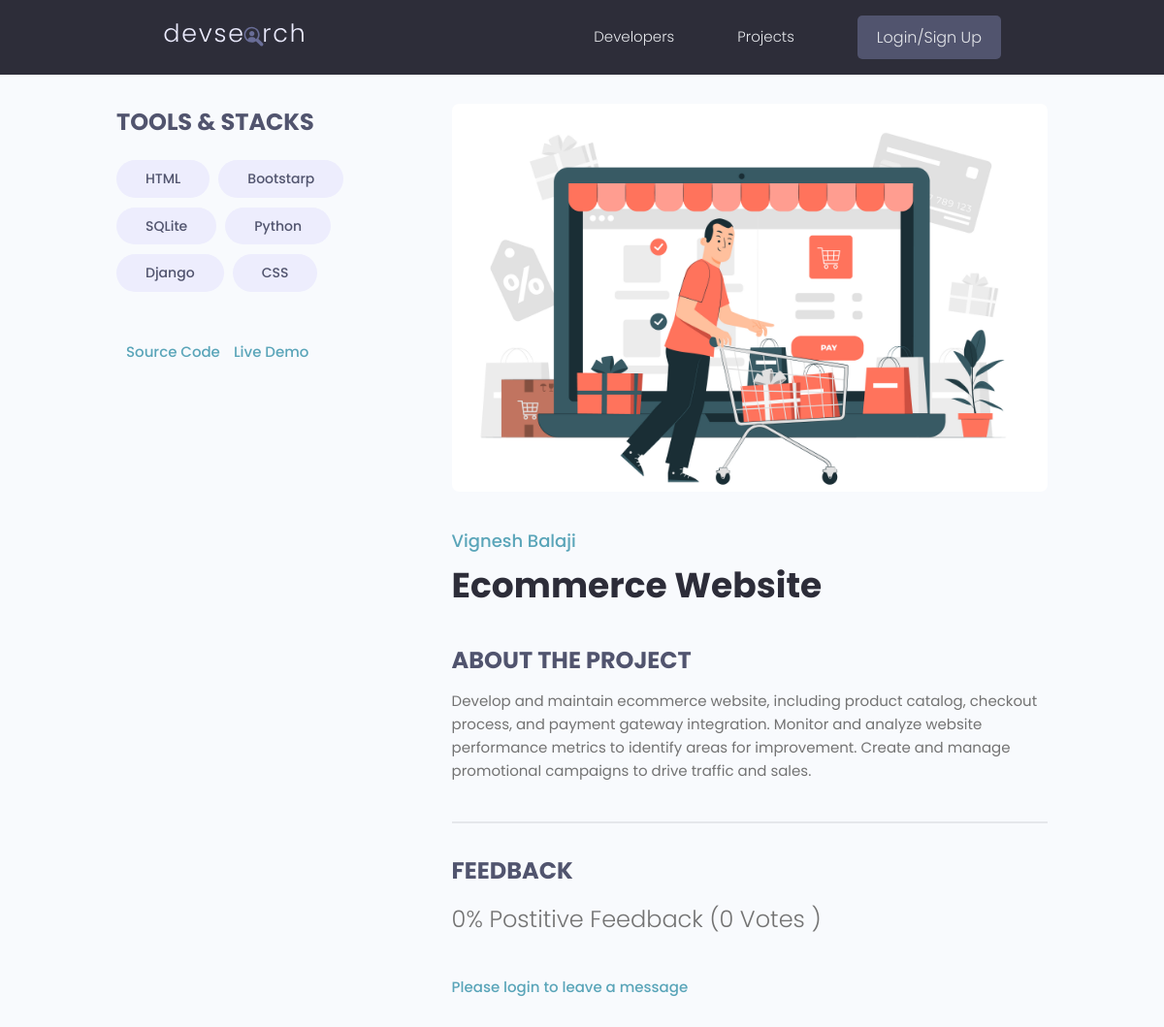
The page /web/project/3376796a-8caf-4307-ba7a-de7cfe92bcc0/ on the database its author committed.
### web/models.py (models this page shows, shortened)
class Tag(models.Model):
    name = models.CharField(max_length=200, null=True)
    created = models.DateTimeField(auto_now_add=True, null=True)
    id = models.UUIDField(default=uuid.uuid4, unique=True, primary_key=True, editable=False)
    def __str__(self):
        return self.name

class Project(models.Model):
    owner = models.ForeignKey(Profile, null=True, blank=True, on_delete=models.CASCADE)
    title = models.CharField(max_length=200, null=True)
    descrition = models.TextField(null=True,blank=True)
    featured_images= models.ImageField(null=True,blank=True, default="default.jpg")
    demo_link = models.CharField(max_length=2000, null=True, blank=True)
    Source_link = models.CharField(max_length=2000, null=True, blank=True)
    tags = models.ManyToManyField("Tag")
    vote_total=models.IntegerField(default=0, null=True,blank=True)
    vote_ratio=models.IntegerField(default=0, null=True,blank=True)
    created = models.DateTimeField(auto_now_add=True, null=True)
    id = models.UUIDField(default=uuid.uuid4, unique=True, primary_key=True, editable=False)
    def __str__(self):
        return self.title
    class Meta:
        ordering = ['-vote_ratio','-vote_total','title']
    @property
    def imageURL(self):
        try:
            url= self.featured_images.url
        except:
            url=''
        return url
    @property
    def reviewers(self):
        queryset = self.review_set.all().values_list('owner__id', flat=True)
        return queryset

### users/models.py (models this page shows, shortened)
class Profile(models.Model):
    user = models.OneToOneField(User, on_delete=models.CASCADE, null=True, blank=True)
    name = models.CharField(max_length=200, blank=True, null=True)
    email = models.EmailField(max_length=500, blank=True, null=True)
    username = models.CharField(max_length=200, blank=True, null=True)
    location = models.CharField(max_length=200, blank=True, null=True)
    short_intro = models.CharField(max_length=200, null=True, blank=True)
    bio = models.TextField(blank=True, null=True)
    profile_image = models.ImageField(null=True, blank=True, upload_to="profile/", default="profile/user-default.png" )
    social_github = models.CharField(max_length=200, blank=True, null=True)
    social_twitter = models.CharField(max_length=200, blank=True, null=True)
    social_linkedin = models.CharField(max_length=200, blank=True, null=True)
    created = models.DateTimeField(auto_now_add=True, null=True)
    id = models.UUIDField(default=uuid.uuid4, unique=True, primary_key=True, editable=False)
    class Meta:
        ordering = ['created']

### web/views.py (the view, shortened to what this page needs)
# urls.py: path('project/<str:pk>/', views.project, name='project'),
def project(request, pk):
    projectObj= Project.objects.get(id=pk)
    form=Reviewform()
    return render(request, "singleproject.html",{"project":projectObj,"form":form})

### templates/singleproject.html (shortened to what this page needs)
{% extends 'main.html'%}
{% block main %}
<main class="singleProject my-md">
    <div class="container">
      <div class="layout">
        <div class="column column--1of3">
          <h3 class="singleProject__subtitle">Tools & Stacks</h3>
          <div class="singleProject__toolStack">
            {% for tag in project.tags.all %}
            <span class="tag tag--pill tag--sub tag--lg">
              <small>{{tag}}</small>
            </span>
            {% endfor %}
          </div>
          {% if project.Source_link %}
          <a class="singleProject__liveLink" href="{{project.Source_link}}" target="_blank">Source Code</a>
          {% endif %}
          {% if project.demo_link %}
          <a class="singleProject__liveLink" href="{{project.demo_link}}" target="_blank">Live Demo </a>
          {% endif %}
        </div>
        <div class="column column--2of3">
          <img class="singleProject__preview" src="{{ project.imageURL }}" alt="portfolio thumbnail" />
          <a href="{% url 'userProfie' project.owner.id %}" class="singleProject__developer">{{project.owner.name}}</a>
          <h2 class="singleProject__title">{{ project }}</h2>
          <h3 class="singleProject__subtitle">About the Project</h3>
          <div class="singleProject__info">
            {{ project.descrition}}
          </div>
          <div class="comments">
            <h3 class="singleProject__subtitle">Feedback</h3>
            <h5 class="project--rating">
              {{project.vote_ratio}}% Postitive Feedback ({{project.vote_total}} Vote{{project.vote_total| pluralize:"s"}} )
            </h5>
        {% if request.user.profile.id in project.reviewers %}
            <p> Yo Have already submitted your review </p>
            {% elif request.user.profile == project.owner %}
            <p> You cannot review your own work </p>
                {% else %}
                <a href="{% url 'login' %}"> Please login to leave a message </a>
            {% endif %}
          </div>
        </div>
      </div>
    </div>
  </main>
{% endblock main %}

### static/styles/app.css (style rules this page uses)
:root { --color-sub: #2d2d39; }
img { width: 100%; }
.singleProject .column--1of3 { order: 2; }
@media screen and (min-width: 1081px) { .singleProject .column--1of3 { order: 1; } }
@media screen and (min-width: 1081px) { .singleProject .column--2of3 { order: 2; } }
.singleProject__toolStack { margin-top: 2rem; margin-bottom: 4rem; }
.singleProject__liveLink { font-weight: 500; transition: all 0.3s ease-in-out; border-bottom: 2px solid transparent; }
.singleProject__preview { height: 50vh; object-fit: cover; object-position: top center; margin-bottom: 3rem; border-radius: 0.7rem; }
.singleProject__developer { font-size: 1.8rem; font-weight: 500; }
.singleProject__title { font-size: 3.6rem; font-weight: 700; color: var(--color-sub); margin-bottom: 3rem; }
.project--rating { margin-bottom: 1.6em; margin-top: .5em; }
.singleProject__subtitle { text-transform: uppercase; font-size: 2.4rem; font-weight: 700; color: var(--color-sub-light); margin-bottom: 1rem; }
.comments { margin-top: 4rem; padding-top: 3rem; border-top: 2px solid var(--color-light); }

### static/uikit/styles/modules/_variables.css (style rules this page uses)
:root { --color-main: #5aa5b9; --color-main-light: #e6faff; --color-sub: #3f4156; --color-sub-light: #51546e; --color-sub-lighter: #ededfd; --color-text: #737373; --color-gray: #8b8b8b; --color-light: #e5e7eb; --color-light-gray: #767676; --color-bg: #f8fafd; --color-white: #fffefd; --color-white-light: #f3f3f3; --color-success: #359e64; --color-success-bg: #def8e8; --color-error: #fc4b0b; --color-error-bg: #fff2ee; --font-base: 'Poppins', arial, helvetica, 'Segoe UI', roboto, ubuntu, sans-serif; --font-monospace: 'Fira Code', 'Courier New', courier, monospace; --font-regular: 300; --font-medium: 500; --font-bold: 700; --generic-shadow: 1px 1px 5px #00000010; --generic-transition: all 0.3s ease-in-out; }

### static/uikit/styles/modules/_base.css (style rules this page uses)
* { margin: 0; padding: 0; box-sizing: border-box; text-rendering: optimizeLegibility; color: inherit; font-size: inherit; }
html { font-size: 50%; }
@media only screen and (min-width: 480px) { html { font-size: 56.25%; } }
@media only screen and (min-width: 1200px) { html { font-size: 62.5%; } }
body { line-height: 1.6; font-weight: 400; font-size: 1.5rem; color: var(--color-text); background-color: var(--color-bg); min-height: 100vh; }

### static/uikit/styles/modules/_typography.css (style rules this page uses)
* { font-family: var(--font-base); }
h2 { font-size: 3.6rem; font-weight: var(--font-bold); }
h3 { font-size: 3.2rem; font-weight: var(--font-medium); }
h5 { font-size: 2.4rem; font-weight: var(--font-medium); }
h5, h6 { font-weight: var(--font-regular); }
p, span, strong { font-size: 1.6rem; color: var(--color-text); font-weight: var(--font-regular); }
a { padding-bottom: 2px; text-decoration: none; display: inline-block; color: var(--color-main); font-weight: var(--font-medium); }

### static/uikit/styles/modules/_utilities.css (style rules this page uses)
.container { width: 92%; max-width: 165rem; margin: 0 auto; box-sizing: border-box; }
@media screen and (min-width: 1000px) { .container { width: 90%; } }
@media screen and (min-width: 1200px) { .container { width: 80%; } }
.my-md { margin: 3rem auto; }

### static/uikit/styles/modules/_tag.css (style rules this page uses)
.tag { display: inline-flex; align-items: center; background-color: var(--color-sub); height: -webkit-fit-content; height: -moz-fit-content; height: fit-content; width: -webkit-fit-content; width: -moz-fit-content; width: fit-content; border-radius: 0.5rem; padding: 0.5rem 1.5rem; font-size: 1.2rem; cursor: pointer; }
.tag:not(:last-child) { margin-right: 0.25rem; margin-bottom: 0.75rem; }
.tag > small { color: var(--color-white); }
.tag--pill { border-radius: 5rem; }
.tag--sub, .tag--sub > small { background: var(--color-sub-lighter); color: var(--color-sub-light); font-weight: 500; }
.tag--lg { padding: 0.8rem 3rem; font-size: 1.4rem; }
.tag--lg:not(:last-child) { margin-right: 0.5rem; margin-bottom: 1rem; }

### static/uikit/styles/modules/_layout.css (style rules this page uses)
.layout { display: flex; flex-flow: row wrap; justify-content: space-between; }
.layout > .column { margin-bottom: 3rem; }
.layout > .column.column--1of3 { flex-basis: 30%; }
.layout > .column.column--2of3 { flex-basis: 64%; }

### rows shown on the page
Tag: name "HTML"
Tag: name "Bootstarp"
Tag: name "SQLite"
Tag: name "Python"
Tag: name "Django"
Tag: name "CSS"
Project: imageURL (picture), owner.name "Vignesh Balaji", title "Ecommerce Website", descrition "Develop and maintain ecommerce website, including product catalog, checkout process, and payment gateway integration. Monitor and analyze website performance metrics to identify areas for improvement. Create and manage promotional campaigns to drive traffic and sales.", vote_ratio "0", vote_total "0", vote_total|pluralize "s"
